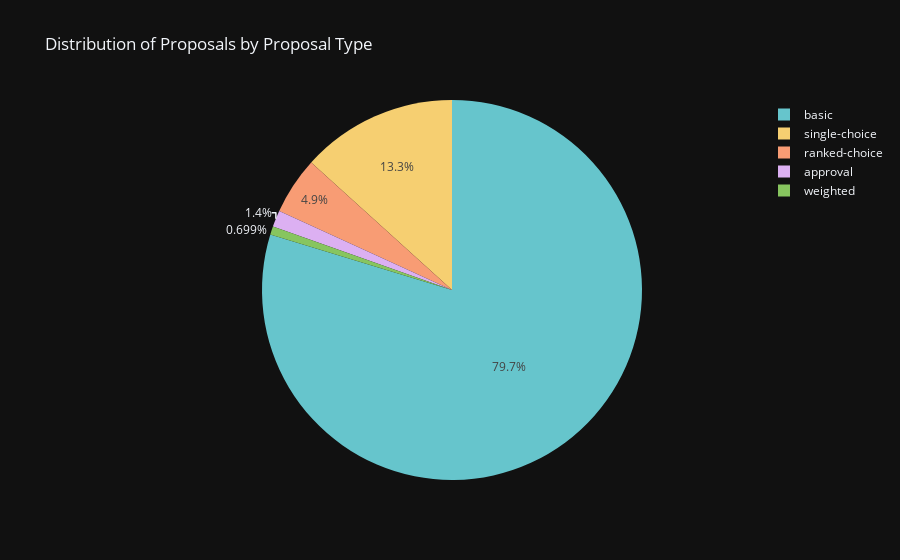

Notebook cell for this chart:
### Code cell
# Create a pie chart
fig = px.pie(unique_proposals_count, values='Unique_Proposals_Count', names='Proposal_Type', 
             title='Distribution of Proposals by Proposal Type',
             color_discrete_sequence=px.colors.qualitative.Pastel)

fig.update_layout(template='plotly_dark')
# Show the chart
fig.show()
fig.write_html(r'Graphs\ditribution-proposals.html')

### Figure 1 — Plotly figure (JSON) as saved in the notebook; plotly's stock layout.template omitted (floating-point values rounded to 4 significant figures)
{"data": [{"domain": {"x": [0, 1], "y": [0, 1]}, "hovertemplate": "Proposal_Type=%{label}<br>Unique_Proposals_Count=%{value}<extra></extra>", "labels": ["approval", "basic", "ranked-choice", "single-choice", "weighted"], "legendgroup": "", "name": "", "showlegend": true, "type": "pie", "values": [2, 114, 7, 19, 1]}], "layout": {"legend": {"tracegroupgap": 0}, "piecolorway": ["rgb(102, 197, 204)", "rgb(246, 207, 113)", "rgb(248, 156, 116)", "rgb(220, 176, 242)", "rgb(135, 197, 95)", "rgb(158, 185, 243)", "rgb(254, 136, 177)", "rgb(201, 219, 116)", "rgb(139, 224, 164)", "rgb(180, 151, 231)", "rgb(179, 179, 179)"], "title": {"text": "Distribution of Proposals by Proposal Type"}}}
